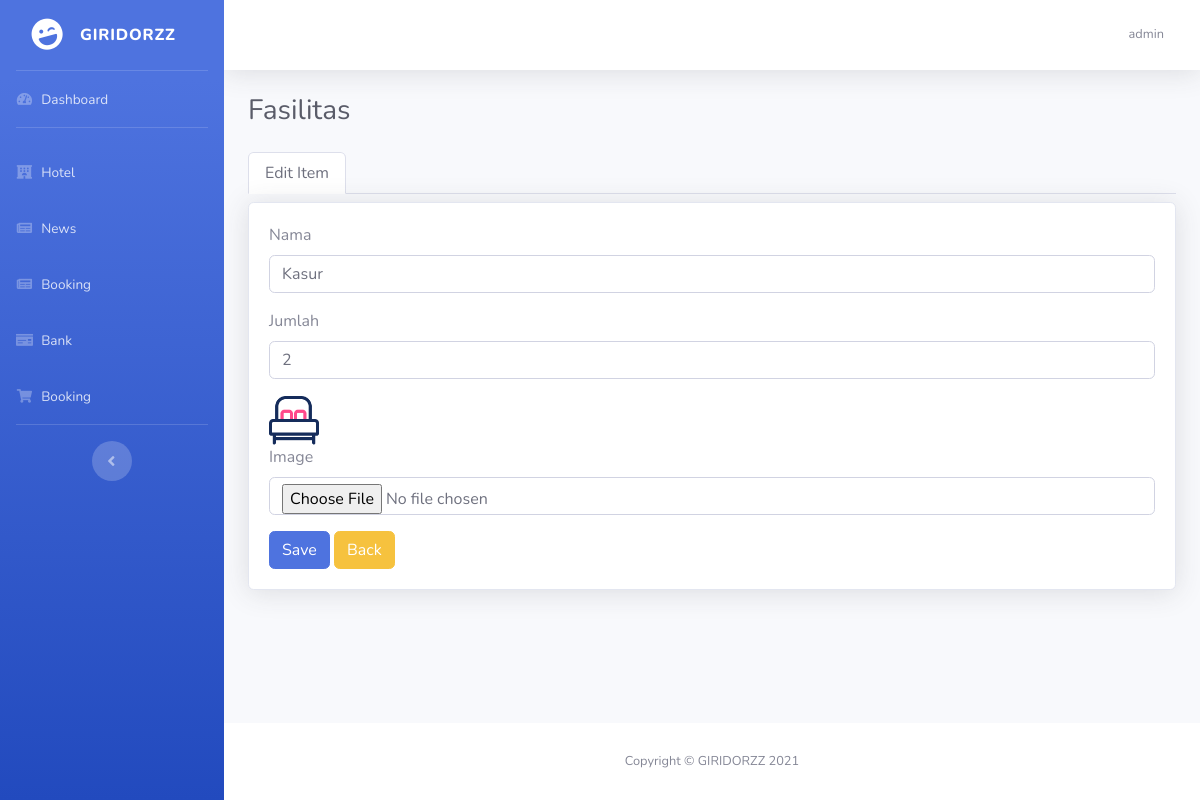
/admin/hotel/fasilitasKamar/show_edit_fasilitas.php?idKamar=87&id=113&idHotel=28 (signed in), run on the app's committed database.
### tables this page shows
CREATE TABLE `sb_user` (
  `username` varchar(100) NOT NULL,
  `email` varchar(100) NOT NULL,
  `password` varchar(100) NOT NULL
);

CREATE TABLE `fasilitas` (
  `idFasilitas` int(11) NOT NULL,
  `hotelId` int(11) DEFAULT NULL,
  `kamarId` int(11) DEFAULT NULL,
  `namaFasilitas` varchar(255) NOT NULL,
  `jumlahFasilitas` int(100) DEFAULT NULL,
  `imageUrl` varchar(255) NOT NULL
);

### admin/hotel/fasilitasKamar/edit_fasilitas.php (the view, shortened to what this page needs)
<?php
require '../../db_conn.php';
$idFasilitas = $_GET['id'];
$idHotel = $_GET['idHotel'];
$idKamar = $_GET['idKamar'];
$result = mysqli_query($conn, "SELECT * from fasilitas where idfasilitas = '$idFasilitas'")
    or die(mysqli_error($conn));
while ($data = mysqli_fetch_array($result)) {
?>
    <div class="tab-pane fade show active" id="edit-item" role="tabpanel" aria-labelledby="home-tab">
        <div class="card shadow mb-4 mt-2">
            <div class=" card-body">
                <form action="process.php" method="POST" enctype="multipart/form-data">
                    <div class="form-group">
                        <label for="nama">Nama</label>
                        <input value="<?= $data['namaFasilitas'] ?>" type="text" class="form-control" id="nama" name="nama" placeholder="Masukkan nama fasilitas" required>
                    </div>
                    <div class="form-group">
                        <label for="jumlah">Jumlah</label>
                        <input value="<?= $data['jumlahFasilitas'] ?>" type="number" class="form-control" id="jumlah" name="jumlah" placeholder="Masukkan Jumlah fasilitas" required>
                    </div>
                    <div>
                        <img src="../../../Assets/Images/fasilitasKamar/<?= $data['imageUrl'] ?>" width="50px" height="50px">
                    </div>
                    <div class="form-group">
                        <label for="image">Image</label>
                        <input type="file" class="form-control" name="file">
                    </div>
                    <button type="submit" name="edit" class="btn btn-primary">Save</button>
                    <a href="show_fasilitas.php?id=<?= $idKamar ?>&idHotel=<?= $idHotel ?>" class="btn btn-warning">Back</a>
                </form>
            </div>
        </div>
    </div>
<?php
}
?>

### admin/hotel/fasilitasKamar/header.php (shortened to what this page needs)
<?php
require '../../db_conn.php';
$admin = $conn->query("SELECT username from sb_user");
while ($username = mysqli_fetch_array($admin)) {
  $result =  $username["username"];
}
?>
<!DOCTYPE html>
<html lang="en">
<head>
  <link href="../../vendor/fontawesome-free/css/all.min.css" rel="stylesheet" type="text/css">
  <link href="../../css/sb-admin-2.min.css" rel="stylesheet">
</head>
<body id="page-top">
  <div id="wrapper">
    <ul class="navbar-nav bg-gradient-primary sidebar sidebar-dark accordion" id="accordionSidebar">
      <a class="sidebar-brand d-flex align-items-center justify-content-center" href="#">
        <div class="sidebar-brand-icon rotate-n-15">
          <i class="fas fa-laugh-wink"></i>
        </div>
        <div class="sidebar-brand-text mx-3">GIRIDORZZ</div>
      </a>
      <hr class="sidebar-divider my-0">
      <li class="nav-item">
        <a class="nav-link" href="index.html">
          <i class="fas fa-fw fa-tachometer-alt"></i>
          <span>Dashboard</span></a>
      </li>
      <hr class="sidebar-divider">
      <li class="nav-item">
        <a class="nav-link collapsed" href="../hotel.php">
          <i class=" fas fa-fw fa-hotel"></i>
          <span>Hotel</span>
        </a>
      </li>
      <li class="nav-item">
        <a class="nav-link collapsed" href="../news/news.php">
          <i class=" fas fa-fw fa-newspaper"></i>
          <span>News</span>
        </a>
      </li>
      <li class="nav-item">
        <a class="nav-link collapsed" href="../booking/booking.php">
          <i class=" fas fa-fw fa-newspaper"></i>
          <span>Booking</span>
        </a>
      </li>
      <li class="nav-item">
        <a class="nav-link collapsed" href="../bank/bank.php">
          <i class=" fas fa-fw fa-money-check"></i>
          <span>Bank</span>
        </a>
      </li>
      <li class="nav-item">
        <a class="nav-link collapsed" href="../booking/booking.php">
          <i class=" fas fa-fw fa-shopping-cart"></i>
          <span>Booking</span>
        </a>
      </li>
      <hr class="sidebar-divider d-none d-md-block">
      <div class="text-center d-none d-md-inline">
        <button class="rounded-circle border-0" id="sidebarToggle"></button>
      </div>
    </ul>
    <div id="content-wrapper" class="d-flex flex-column">
      <div id="content">
        <nav class="navbar navbar-expand navbar-light bg-white topbar mb-4 static-top shadow">
          <ul class="navbar-nav ml-auto">
            <li class="nav-item dropdown no-arrow">
              <a class="nav-link dropdown-toggle" href="#" id="userDropdown" role="button" data-toggle="dropdown" aria-haspopup="true" aria-expanded="false">
                <span class="mr-2 d-none d-lg-inline text-gray-600 small"><?= $result ?></span>
              </a>
            </li>
          </ul>
        </nav>

### data on the page
sb_user: username "admin"
fasilitas: nama "Kasur", jumlah "2", imageUrl (picture)
